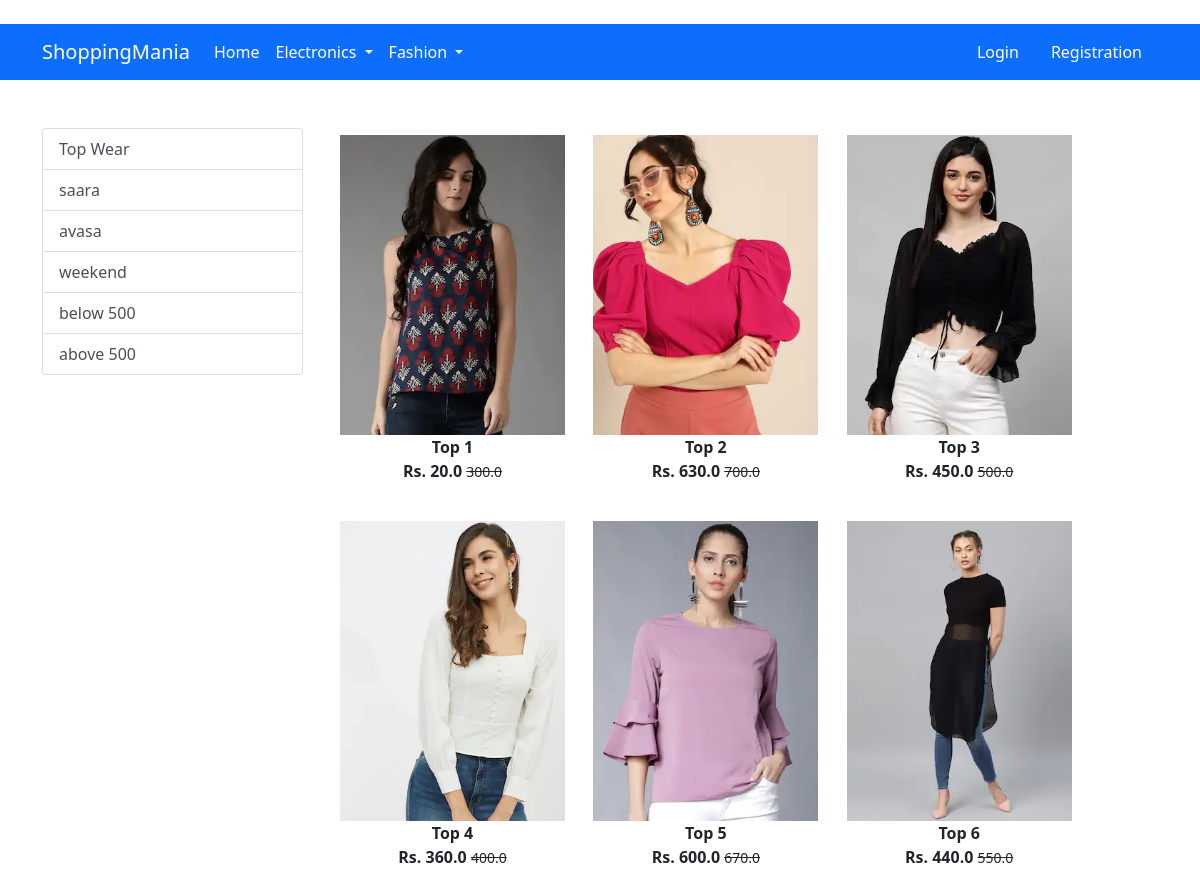
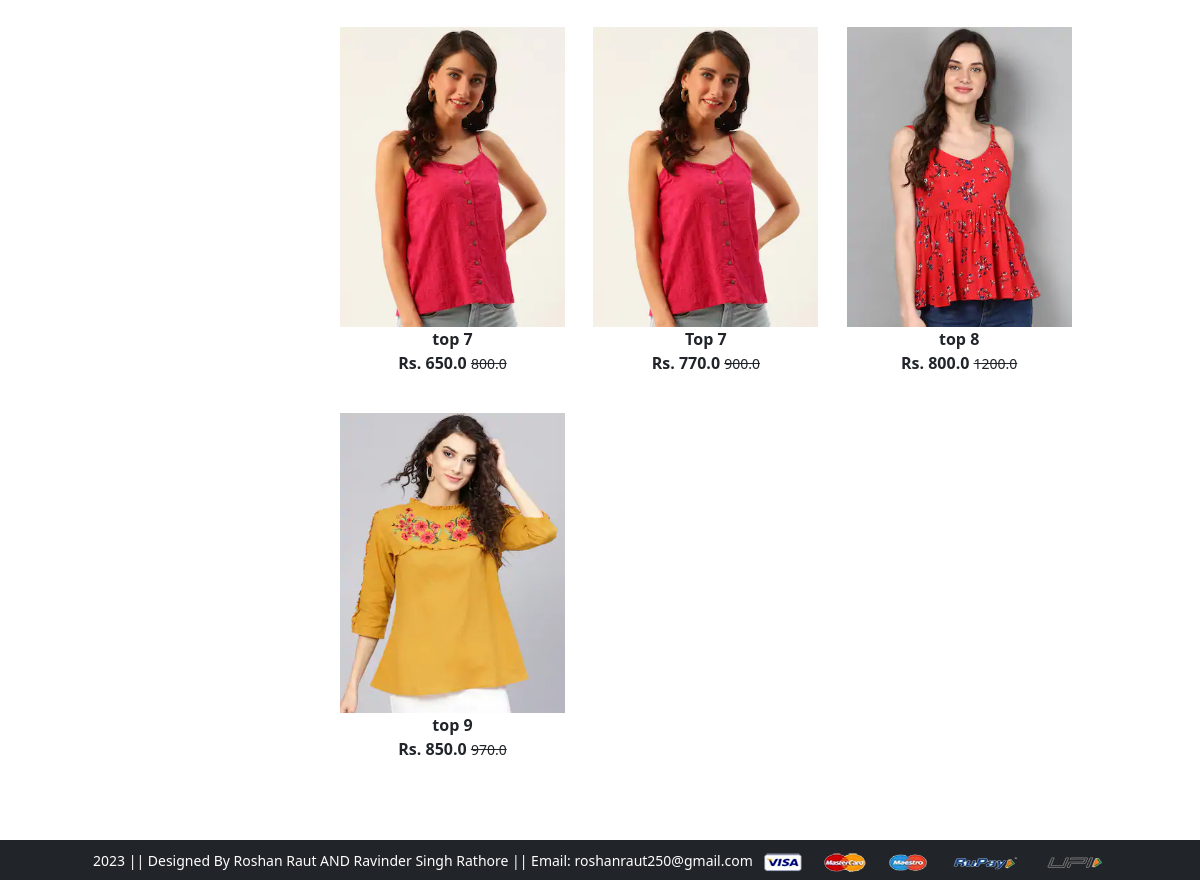
Screenshot of /topwear/ with the database file from the repository (2 pictures, top to bottom).
### app/models.py (models this page shows, shortened)
class Product(models.Model):
     title = models.CharField(max_length = 100)
     selling_price = models.FloatField()
     discounted_price = models.FloatField()
     description = models.TextField()
     brand = models.CharField(max_length = 100)
     category = models.CharField(choices = CATEGORY_CHOICES, max_length = 8)
     product_image = models.ImageField(upload_to = 'productimg')

### app/views.py (the view)
# urls.py: path('topwear/', views.topwear, name='topwear'),
def topwear(request, data=None):
    if data == None:
        topwears = Product.objects.filter(category='TW')
    elif data == 'saara' or data == 'avasa' or data == 'weekend':
        topwears = Product.objects.filter(category='TW').filter(brand=data)
    elif data == 'below':
        topwears = Product.objects.filter(category='TW').filter(discounted_price__lt=500)
    elif data == 'above':
        topwears = Product.objects.filter(category='TW').filter(discounted_price__gt=500)
    return render(request, 'app/topwear.html', {'topwears':topwears})

### app/templates/app/topwear.html (shortened to what this page needs)
﻿{% extends 'app/base.html' %}
{% load static %}
{% block main-content %}
<div class="container my-5">
    <div class="row">
        <div class="col-sm-3">
            <div class="list-group">
                <a href="{% url 'topwear' %}" class="list-group-item list-group-item-action" aria-current="true">Top Wear</a>
                <a href="{% url 'topweardata' 'saara' %}" class="list-group-item list-group-item-action" aria-current="true">saara</a>
                <a href="{% url 'topweardata' 'avasa' %}" class="list-group-item list-group-item-action">avasa</a>
                <a href="{% url 'topweardata' 'weekend' %}" class="list-group-item list-group-item-action">weekend</a>
                <a href="{% url 'topweardata' 'below' %}" class="list-group-item list-group-item-action">below 500</a>
                <a href="{% url 'topweardata' 'above' %}" class="list-group-item list-group-item-action">above 500</a>
            </div>
        </div>
        <div class="col-sm-8">
            <div class="row">
                {% for product in topwears %}
                <div class="col-sm-4 text-center mb-4">
                    <a href="{% url 'product-detail' product.id %}" class="btn">
                        <div class="item">
                            <img src="{{ product.product_image.url}}" alt="" height="300" class="">
                            <div class="fw-bold">{{product.title}}</div>
                            <div class="fw-bold">
                                Rs. {{product.discounted_price}}
                                <small class="fw-light text-decoration-line-through">{{product.selling_price}} </small>
                            </div>
                        </div>
                    </a>
                </div>
                {% endfor %}
            </div>
        </div>
    </div>
</div>
{% endblock main-content %}

### rows the page displays
Product: product_image (picture), title "Top 1", discounted_price "20.0", selling_price "300.0"
Product: product_image (picture), title "Top 2", discounted_price "630.0", selling_price "700.0"
Product: product_image (picture), title "Top 3", discounted_price "450.0", selling_price "500.0"
Product: product_image (picture), title "Top 4", discounted_price "360.0", selling_price "400.0"
Product: product_image (picture), title "Top 5", discounted_price "600.0", selling_price "670.0"
Product: product_image (picture), title "Top 6", discounted_price "440.0", selling_price "550.0"
Product: product_image (picture), title "top 7", discounted_price "650.0", selling_price "800.0"
Product: product_image (picture), title "Top 7", discounted_price "770.0", selling_price "900.0"
Product: product_image (picture), title "top 8", discounted_price "800.0", selling_price "1200.0"
Product: product_image (picture), title "top 9", discounted_price "850.0", selling_price "970.0"
